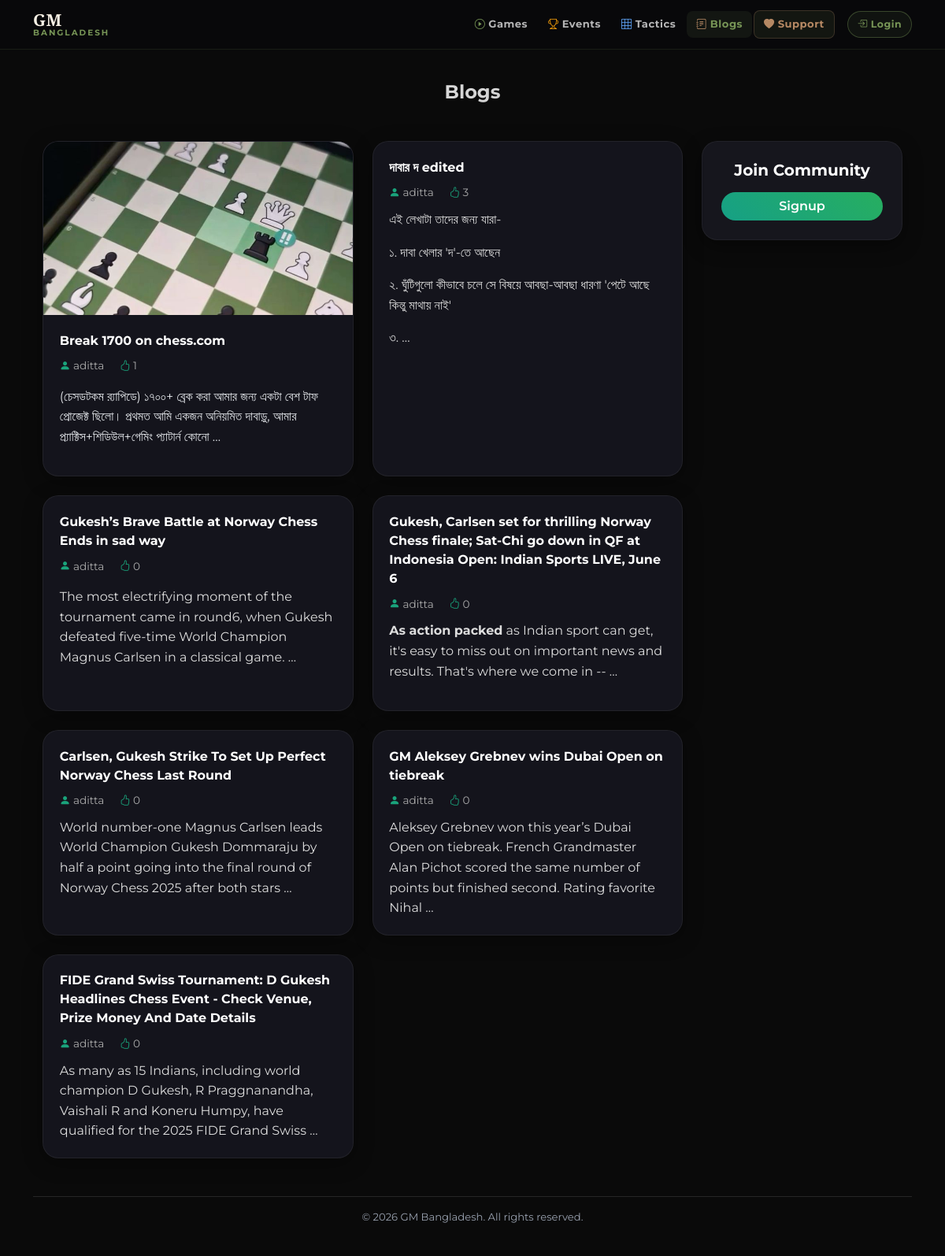
/blogs/user/aditta/, run on the app's committed database.
### news/models.py (models this page shows, shortened)
class Article(models.Model):
    title = models.CharField(max_length=200)
    slug = models.SlugField(unique=True, blank=True, max_length=200)
    content = CKEditor5Field('Text', config_name='extends')
    author = models.ForeignKey('auth.User', on_delete=models.CASCADE)
    image = models.ImageField(upload_to='articles/', blank=True, null=True)
    published_at = models.DateTimeField(auto_now_add=True)
    is_big_news = models.BooleanField(default=False)
    likes = models.ManyToManyField(User, related_name="liked_articles", blank=True)

### news/views.py (the view)
# urls.py: path('blogs/user/<str:username>/', views.user_blogs, name='user_blogs'),
def user_blogs(request, username):
    user = get_object_or_404(User, username=username)
    blogs = Article.objects.filter(author=user).order_by('-published_at')
    return render(request, 'news/user_article.html', {'blogs': blogs, 'filtered_user': user})

### news/templatetags/nw_filter.py (called while the page is built)
@register.filter(name='remove_img_tags')
def remove_img_tags(value):
    return re.sub(r'<img[^>]*>', '', value)

### news/templates/news/user_article.html (shortened to what this page needs)
{% extends "news/base.html" %}
{% load nw_filter %}
{% block content %}
<div class="container my-4">
    <h4 class="page-title">{{ request.user.username }} Blogs </h4>
    <div class="row g-4">
        {% if request.user.is_authenticated %}
        <div class="col-lg-3 col-md-4 order-1 order-md-2">
            <div class="sidebar p-4">
                <h5 class="mb-3">
                    <i class="bi bi-journal-text"></i>
                    {{ request.user.username }}'s Blog
                </h5>
                <a href="{% url 'user_blogs' request.user.username %}" class="blog">
                    <i class="bi bi-person-lines-fill me-2"></i>My Blogs
                </a>
                <a href="{% url 'all_blogs' %}" class="blog">
                    <i class="bi bi-collection me-2"></i>All Blogs
                </a>
                <a href="{% url 'write_article' %}" class="btn btn-success w-100 mt-3">
                    <i class="bi bi-plus-circle"></i> Create Post
                </a>
            </div>
        </div>
        {% else %}
        <div class="col-lg-3 col-md-4 order-1 order-md-2">
            <div class="sidebar p-4 text-center">
                <h5 class="mb-3">Join Community</h5>
                <a href="{% url 'register' %}" class="btn btn-success w-100">
                    Signup
                </a>
            </div>
        </div>
        {% endif %}
        <div class="col-lg-9 col-md-8 order-2 order-md-1">
            <div class="row g-4">
                {% for blog in blogs %}
                <div class="col-lg-6 col-md-6 col-sm-12">
                    <div class="blog-card h-100">
                        {% if blog.image %}
                        <img src="{{ blog.image.url }}" class="blog-img">
                        {% endif %}
                        <div class="blog-body">
                            <div class="blog-title">
                                <a href="{% url 'article_detail' slug=blog.slug %}">
                                    {{ blog.title }}
                                </a>
                            </div>
                            <div class="meta">
                                <span class="me-3">
                                    <i class="bi bi-person-fill"></i>
                                    {{ blog.author.username }}
                                </span>
                                <span>
                                    <i class="bi bi-hand-thumbs-up"></i>
                                    {{ blog.likes.count }}
                                </span>
                            </div>
                            <div class="blog-text">
                                {{ blog.content|remove_img_tags|truncatewords:25|safe }}
                            </div>
                        </div>
                    </div>
                </div>
                {% empty %}
                <div class="empty">
                    <h4>No blogs available yet</h4>
                    <p>Be the first to share something with the community.</p>
                </div>
                {% endfor %}
            </div>
        </div>
    </div>
</div>
{% endblock %}

### news/templates/news/base.html (style rules this page uses)
:root { --chess-dark: oklch(14.5% 0 0); --navbar-color: #09090b; --chess-light: #f8f1e5; --chess-primary: #779556; --chess-secondary: #ebecd0; --chess-accent: #b58863; --chess-red: #c84b4b; --dark-gray: #2a2a2a; --slate-gray: #4b4b4b; --light-gray: #a3a3a3; --warm-accent: #d76a6a; --cool-accent: #6aa8d7; --warm-orange: #d87a2a; --cool-teal: #2aa6a6; --card-color: oklch(27.8% .033 256.848); --color-gray-400: oklch(70.7% .022 261.325); --border: oklch(26.9% 0 0); --status: oklch(52.7% .154 150.069); --box: #232323; --move: #ebebeb; --move-hover: #b9b9b9; --move-active: #292b32b3; --notation-box: #0f1013b3; }
html, body { height: 100%; font-family: 'Montserrat', sans-serif; }
body { display: flex; flex-direction: column; background-color: var(--chess-dark); color: var(--chess-light); }
a { text-decoration: none; color: var(--chess-light); }
.btn-success { background: linear-gradient(45deg, #16a085, #27ae60); border: none; }

### news/templates/news/user_article.html (style rules this page uses)
.page-title { font-weight: 700; font-size: 1.5rem; margin-bottom: 2rem; text-align: center; background: linear-gradient(135deg, #fff 0%, #aaa 100%); -webkit-background-clip: text; -webkit-text-fill-color: transparent; background-clip: text; position: relative; padding-bottom: 15px; }
.sidebar { background: rgba(30, 30, 40, .65); backdrop-filter: blur(12px); border-radius: 20px; border: 1px solid rgba(255, 255, 255, .05); box-shadow: 0 8px 25px rgba(0, 0, 0, .4); transition: .3s; }
.sidebar h5 { font-weight: 700; color: #fff; }
.sidebar .btn { border-radius: 40px; font-weight: 600; }
.blog-card { background: rgba(25, 25, 35, .75); backdrop-filter: blur(10px); border-radius: 20px; border: 1px solid rgba(255, 255, 255, .06); box-shadow: 0 6px 25px rgba(0, 0, 0, .35); overflow: hidden; transition: .35s cubic-bezier(.2, .8, .2, 1); }
.blog-img { height: 220px; width: 100%; object-fit: cover; transition: .4s; }
.blog-body { padding: 1.3rem; }
.blog-title { font-weight: 700; margin-bottom: .6rem; }
.blog-title a { text-decoration: none; color: white; }
.meta { font-size: .85rem; color: #aaa; margin-bottom: .7rem; }
.meta i { color: #1aa37b; }
.blog-text { color: #ddd; line-height: 1.6; }

### data on the page
Article: image (picture), title "Break 1700 on chess.com", author.username "aditta", likes.count "1", content|remove_img_tags "(চেসডটকম র‍্যাপিডে) ১৭০০+ ব্রেক করা আমার জন্য একটা বেশ টাফ প্রোজেক্ট ছিলো। প্রথমত আমি একজন অনিয়মিত দাবাড়ু, আমার প্র্যাক্টিস+শিডিউল+গেমিং প্যাটার্ন কোনো …"
Article: title "দাবার দ edited", author.username "aditta", likes.count "3", content|remove_img_tags "এই লেখাটা তাদের জন্য যারা- ১. দাবা খেলার 'দ'-তে আছেন ২. ঘুঁটিগুলো কীভাবে চলে সে বিষয়ে আবছা-আবছা ধারণা 'পেটে আছে কিন্তু মাথায় নাই' ৩. …"
Article: title "Gukesh’s Brave Battle at Norway Chess Ends in sad way", author.username "aditta", likes.count "0", content|remove_img_tags "The most electrifying moment of the tournament came in round6, when Gukesh defeated five-time World Champion Magnus Carlsen in a classical game. …"
Article: title "Gukesh, Carlsen set for thrilling Norway Chess finale; Sat-Chi go down in QF at Indonesia Open: Indian Sports LIVE, June 6", author.username "aditta", likes.count "0", content|remove_img_tags "As action packed as Indian sport can get, it's easy to miss out on important news and results. That's where we come in -- …"
Article: title "Carlsen, Gukesh Strike To Set Up Perfect Norway Chess Last Round", author.username "aditta", likes.count "0", content|remove_img_tags "World number-one Magnus Carlsen leads World Champion Gukesh Dommaraju by half a point going into the final round of Norway Chess 2025 after both stars …"
Article: title "GM Aleksey Grebnev wins Dubai Open on tiebreak", author.username "aditta", likes.count "0", content|remove_img_tags "Aleksey Grebnev won this year’s Dubai Open on tiebreak. French Grandmaster Alan Pichot scored the same number of points but finished second. Rating favorite Nihal …"
Article: title "FIDE Grand Swiss Tournament: D Gukesh Headlines Chess Event - Check Venue, Prize Money And Date Details", author.username "aditta", likes.count "0", content|remove_img_tags "As many as 15 Indians, including world champion D Gukesh, R Praggnanandha, Vaishali R and Koneru Humpy, have qualified for the 2025 FIDE Grand Swiss …"
